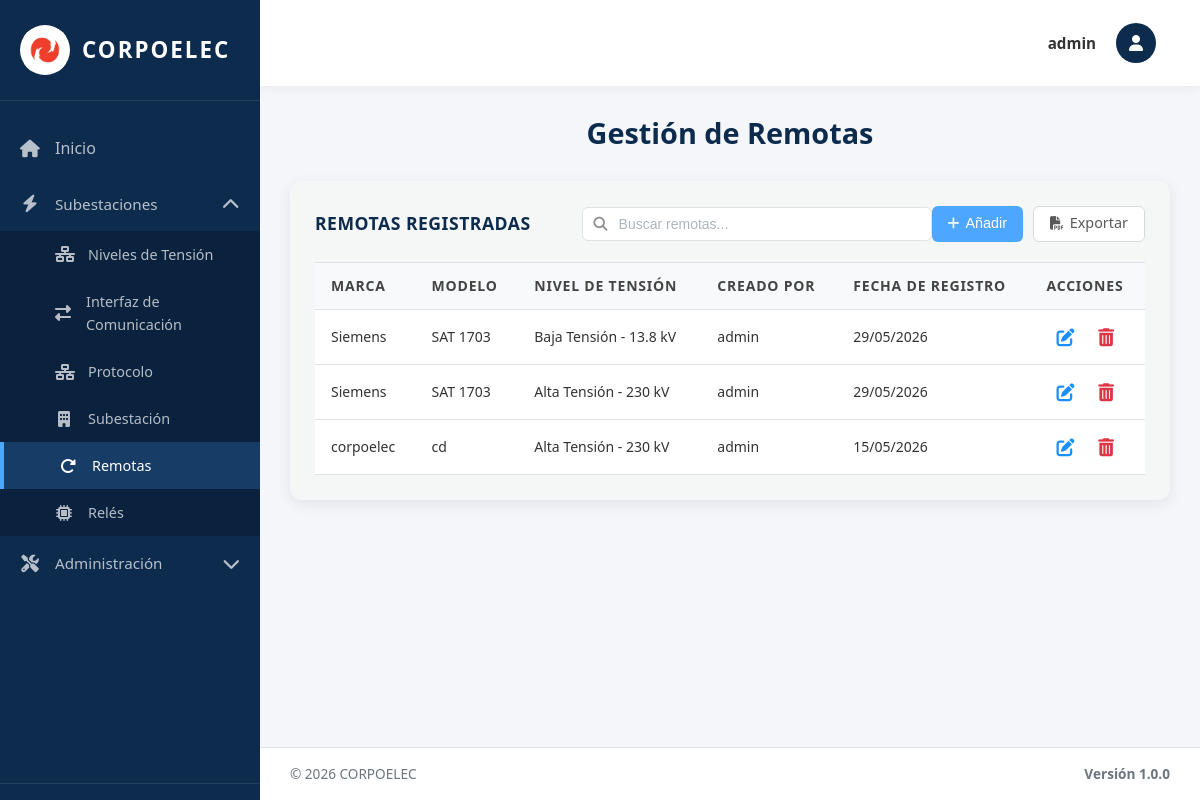
The app's page /remotas/ (signed in) with its own data.
### equipos/models.py (models this page shows, shortened)
class Remota(models.Model):
    Id_Remota = models.AutoField(primary_key=True)  # Identificador único
    Id_Ten = models.ForeignKey(NivelTension, on_delete=models.SET_NULL, null=True, blank=True, related_name='remotas')  # Nivel de tensión asociado (opcional)
    Marca = models.CharField(max_length=100)  # Marca del fabricante
    Modelo = models.CharField(max_length=100)  # Modelo específico de la remota
    Fecha_Reg = models.DateField(auto_now_add=True)  # Fecha de registro automática
    creado_por = models.ForeignKey(User, on_delete=models.SET_NULL, null=True, blank=True, related_name='remotas_creadas')  # Usuario que creó el registro
    Interfaces = models.ManyToManyField("InterfazDeComunicacion", blank=True, related_name='remotas_asociadas')
    Protocolos = models.ManyToManyField("Protocolo", blank=True, related_name='remotas_asociadas')
    Niveles_Ten = models.ManyToManyField("NivelTension", blank=True, related_name='remotas_multiples')
    class Meta:
        verbose_name = 'Remota'
        verbose_name_plural = 'Remotas'
        ordering = ['Id_Remota']

class NivelTension(models.Model):
    TIPO_CHOICES = [
        ('AT', 'Alta Tensión'),
        ('MT', 'Media Tensión'),
        ('BT', 'Baja Tensión'),
    ]
    NIVEL_CHOICES = [
        ('230kV', '230 kV'),
        ('115kV', '115 kV'),
        ('34.5kV', '34.5 kV'),
        ('13.8kV', '13.8 kV'),
    ]
    Id_Ten = models.AutoField(primary_key=True)  # Identificador único
    Tipo_ten = models.CharField(max_length=5, choices=TIPO_CHOICES, default='AT')  # Tipo de tensión (AT/MT/BT)
    Nivel = models.CharField(max_length=10, choices=NIVEL_CHOICES)  # Valor del nivel (115kV, 34.5kV, etc.)
    Fecha_Reg = models.DateField(auto_now_add=True)  # Fecha de registro automática
    creado_por = models.ForeignKey(User, on_delete=models.SET_NULL, null=True, blank=True, related_name='niveles_tension_creados')  # Usuario que creó el registro
    class Meta:
        verbose_name = 'Nivel de Tensión'
        verbose_name_plural = 'Niveles de Tensión'
        ordering = ['Id_Ten']  # Orden por ID ascendente

### equipos/views.py (the view, shortened to what this page needs)
# urls.py: path('remotas/', remotas_view, name='remotas'),
@no_cache
@login_required(login_url='/login/')
def remotas_view(request):
    remotas_list = Remota.objects.all().order_by('-Fecha_Reg', '-Id_Remota')
    paginator = Paginator(remotas_list, 10)
    page_number = request.GET.get('page')
    page_obj = paginator.get_page(page_number)
    tensiones = NivelTension.objects.all().order_by('Nivel')
    context = {
        'title': 'Remotas',
        'page_obj': page_obj,
        'tensiones': tensiones,
        'is_admin': request.user.is_superuser,
        'puede_crear': puede_crear(request),
        'puede_actualizar': puede_actualizar(request),
        'puede_eliminar': puede_eliminar(request)
    }
    return render(request, 'remotas.html', context)

### equipos/context_processors.py (called while the page is built, shortened)
def permisos_usuario(request):
    if request.user.is_superuser:
        return {
            'permisos_usuario': {'crear': True, 'actualizar': True, 'eliminar': True},
            'puede_crear': True,
            'puede_actualizar': True,
            'puede_eliminar': True,
        }

### templates/remotas.html (shortened to what this page needs)
{% extends 'base.html' %}
{% load static %}
{% block content %}
<div class="welcome-text">
  <h2>Gestión de Remotas</h2>
</div>
<div class="table-section">
<div class="table-header">
  <h3>Remotas Registradas</h3>
  <div class="search-container">
    <input type="text" class="search-input" id="searchInput" placeholder="Buscar remotas..." onkeyup="filterTable()">
  </div>
  <div class="action-buttons">
    {% if puede_crear %}
    <button type="button" class="btn btn-primary btn-add-top" onclick="abrirAddModal()">
      <i class="fas fa-plus"></i> Añadir
    </button>
    {% endif %}
    <a href="{% url 'exportar_remotas_pdf' %}" class="btn btn-secondary btn-add-top">
      <i class="fas fa-file-pdf"></i> Exportar
    </a>
  </div>
</div>
  {% if page_obj.paginator.count > 0 %}
  <table class="data-table">
    <thead>
      <tr>
        <th>Marca</th>
        <th>Modelo</th>
        <th>Nivel de Tensión</th>
        {% if is_admin %}<th>Creado Por</th>{% endif %}
        <th>Fecha de Registro</th>
        <th>Acciones</th>
      </tr>
    </thead>
    <tbody>
      {% for remota in page_obj %}
      <tr>
        <td>{{ remota.Marca }}</td>
        <td>{{ remota.Modelo }}</td>
          <td>{{ remota.Id_Ten.get_Tipo_ten_display }} - {{ remota.Id_Ten.get_Nivel_display }}</td>
        {% if is_admin %}<td>{{ remota.creado_por.username|default:"Sistema" }}</td>{% endif %}
        <td>{{ remota.Fecha_Reg|date:"d/m/Y" }}</td>
<td class="actions-cell">
    {% if puede_actualizar %}
    <button type="button" class="btn-icon btn-edit" title="Editar" onclick="openEditModal({{ remota.Id_Remota }}, '{{ remota.Marca }}', '{{ remota.Modelo }}', '{{ remota.Id_Ten.Id_Ten|default_if_none:'' }}')">
        <i class="fas fa-edit"></i>
    </button>
    {% endif %}
    {% if puede_eliminar %}
    <form method="post" style="display: inline;" onsubmit="return confirmarEliminacion(this);">
        <button type="submit" class="btn-icon btn-delete" title="Eliminar">
            <i class="fas fa-trash-alt"></i>
        </button>
    </form>
    {% endif %}
</td>
      </tr>
      {% endfor %}
    </tbody>
  </table>
  {% else %}
  <p class="no-data">No hay remotas registradas.</p>
  {% endif %}
</div>
{% endblock %}

### templates/base.html (shortened to what this page needs)
{% load static %}
<!DOCTYPE html>
<html lang="es">
<head>
  <link rel="stylesheet" href="https://cdnjs.cloudflare.com/ajax/libs/font-awesome/6.4.0/css/all.min.css">
  <link rel="stylesheet" href="{% static 'css/global.css' %}">
 </head>
<body>
  <div class="layout-wrapper">
    <aside class="sidebar" id="sidebar">
      <div class="sidebar-brand" onclick="toggleSidebar()">
        <div class="sidebar-logo">
          <img src="{% static 'img/logo.jpg' %}" alt="Corpoelec">
        </div>
        <span class="sidebar-brand-text">Corpoelec</span>
      </div>
 <nav class="sidebar-nav">
        <a href="{% url 'index' %}" class="{% if request.path == '/' %}active{% endif %}" onclick="closeMobileSidebar()">
          <i class="fas fa-home"></i>
          <span>Inicio</span>
        </a>
         <div class="sidebar-dropdown {% if request.path == '/subestaciones/' or request.path == '/tensiones/' or request.path == '/interfaces/' or request.path == '/protocolo/' or request.path == '/reles/' or request.path == '/remotas/' %}active{% endif %}">
          <a href="#" class="dropdown-toggle" onclick="toggleDropdown(event, 'subestaciones-dropdown')">
            <i class="fas fa-bolt"></i>
            <span>Subestaciones</span>
            <i class="fas fa-chevron-down dropdown-arrow"></i>
          </a>
           <div class="dropdown-menu" id="subestaciones-dropdown">
             <a href="{% url 'tensiones' %}" class="{% if request.path == '/tensiones/' %}active{% endif %}" onclick="closeMobileSidebar()">
               <i class="fas fa-network-wired"></i>
               <span>Niveles de Tensión</span>
             </a>
               <a href="{% url 'interfaces' %}" class="{% if request.path == '/interfaces/' %}active{% endif %}" onclick="closeMobileSidebar()">
                 <i class="fas fa-exchange-alt"></i>
                 <span>Interfaz de Comunicación</span>
               </a>
               <a href="{% url 'protocolo' %}" class="{% if request.path == '/protocolo/' %}active{% endif %}" onclick="closeMobileSidebar()">
                 <i class="fas fa-network-wired"></i>
                 <span>Protocolo</span>
               </a>
               <a href="{% url 'subestaciones' %}" class="{% if request.path == '/subestaciones/' %}active{% endif %}" onclick="closeMobileSidebar()">
               <i class="fas fa-building"></i>
               <span>Subestación</span>
             </a>
             <a href="{% url 'remotas' %}" class="{% if request.path == '/remotas/' %}active{% endif %}" onclick="closeMobileSidebar()">
               <i class="fas fa-redo-alt"></i>
               <span>Remotas</span>
             </a>
             <a href="{% url 'reles' %}" class="{% if request.path == '/reles/' %}active{% endif %}" onclick="closeMobileSidebar()">
               <i class="fas fa-microchip"></i>
               <span>Relés</span>
              </a>
            </div>
         </div>
           {% if user.is_staff %}
           <div class="sidebar-dropdown {% if request.path == '/bitacora/' or request.path == '/admin/restaurar/' or request.path == '/admin/backup/' or request.path == '/admin/usuarios/' %}active{% endif %}">
             <a href="#" class="dropdown-toggle" onclick="toggleDropdown(event, 'admin-dropdown')">
               <i class="fas fa-tools"></i>
               <span>Administración</span>
               <i class="fas fa-chevron-down dropdown-arrow"></i>
             </a>
           </div>
           {% endif %}
        </nav>
        <div class="sidebar-bottom">
        </div>
      </aside>
    <main class="main-content" id="mainContent">
      <nav class="navbar">
        <div class="navbar-user">
          <div class="navbar-user-trigger" onclick="toggleUserMenu(event)">
            <div class="navbar-user-name">
              {% if user.first_name %}{{ user.first_name }}{% else %}{{ user.username }}{% endif %}
            </div>
            <div class="navbar-user-avatar">
              <i class="fas fa-user"></i>
            </div>
          </div>
         </div>
       </nav>
      <div class="content-area">
        {% block content %}{% endblock %}
      </div>
      <footer class="footer">
        <div class="footer-left">
          <span>© 2026 CORPOELEC</span>
        </div>
        <div class="footer-version">Versión 1.0.0</div>
      </footer>
    </main>
  </div>
</body>
</html>

### static/css/global.css (style rules this page uses)
body { font-size: 16px; font-weight: 400; color: #333; font-family: 'Open Sans', 'Segoe UI', Arial, sans-serif; line-height: 1.6; }
h1, h2, h3, .welcome-text h2 { font-size: 26px; font-weight: 700; color: #002D5A; margin: 0 0 20px 0; line-height: 1.2; }
.data-table thead th { font-size: 14px !important; font-weight: 700 !important; text-transform: uppercase !important; color: #444 !important; letter-spacing: 0.8px; padding: 12px 16px !important; background: #f8f9fa !important; border-top: 1px solid #dee2e6 !important; border-bottom: 1px solid #dee2e6 !important; }
.data-table thead { background: #f8f9fa !important; }
.data-table tbody td { font-size: 14px !important; font-weight: 400 !important; color: #333 !important; padding: 12px 16px !important; background: #fff !important; border-bottom: 1px solid #dee2e6 !important; }
.btn-primary, .btn-add-top { font-size: 14px !important; font-weight: 500 !important; border-radius: 8px !important; padding: 10px 20px !important; display: inline-flex; align-items: center; gap: 6px; }
.btn-icon { font-size: 18px !important; display: inline-flex; align-items: center; justify-content: center; padding: 6px !important; }
.btn-delete, .btn-delete i { color: #DC3545 !important; }
.btn-edit, .btn-edit i { color: #1890ff !important; }
.data-table { border-collapse: collapse; width: 100%; background: #fff; }
.data-table tbody tr { transition: background 0.15s ease; background: #fff; }
.data-table th, .data-table td { padding-top: 12px !important; padding-bottom: 12px !important; }
.form-control, input[type="text"], input[type="email"], select, textarea { font-size: 14px; font-weight: 400; color: #333; }
a { color: #1890ff; text-decoration: none; font-weight: 500; }

### templates/remotas.html (style rules this page uses)
.table-section { background:#f4f7f6; padding:25px; border-radius:12px; box-shadow:0 4px 15px rgba(0,0,0,0.08); margin-bottom:20px; }
.table-header h3 { margin:0; color:#0D2B4D; width:280px; }
.search-container { position:relative; display:flex; align-items:center; }
.search-input { width:350px; padding:8px 12px 8px 36px; border:1px solid #dee2e6; border-radius:6px; font-size:14px; color:#333; background:#fff; transition:border-color 0.3s ease; }
.search-input::placeholder { color:#adb5bd; }
.action-buttons { display:flex; gap:10px; }
.data-table { width:100%; border-collapse:collapse; }
.data-table th, .data-table td { padding:12px 15px; text-align:left; border-bottom:1px solid #dee2e6; }
.data-table th { font-weight:600; color:#0D2B4D; font-size:0.9rem; }
.actions-cell { white-space:nowrap; text-align: right; }
.btn-icon { background:none; border:none; cursor:pointer; font-size:1.1rem; padding:6px; border-radius:4px; display:inline-flex; align-items:center; justify-content:center; transition:all 0.2s; color:#6c757d; margin:0 4px; }
.btn { padding:10px 20px; border-radius:6px; text-decoration:none; font-size:0.95rem; font-weight:400; cursor:pointer; border:none; transition:background 0.2s; }
.btn-primary { background:#4DA6FF; color:#fff; }
.btn-secondary { background:#fff; color:#595959; border:1px solid #d9d9d9; }

### records on screen
Remota: Marca "Siemens", Modelo "SAT 1703", Id_Ten.Tipo_ten "Baja Tensión", Id_Ten.Nivel "13.8 kV", creado_por.username "admin", Fecha_Reg "29/05/2026"
Remota: Marca "Siemens", Modelo "SAT 1703", Id_Ten.Tipo_ten "Alta Tensión", Id_Ten.Nivel "230 kV", creado_por.username "admin", Fecha_Reg "29/05/2026"
Remota: Marca "corpoelec", Modelo "cd", Id_Ten.Tipo_ten "Alta Tensión", Id_Ten.Nivel "230 kV", creado_por.username "admin", Fecha_Reg "15/05/2026"

### other values on screen
{{ user.username }} "admin"
